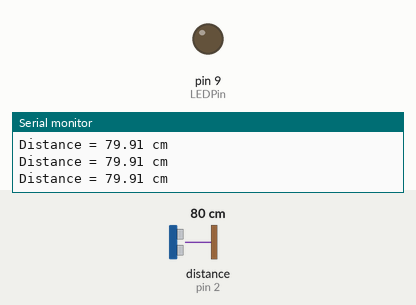
Recording of a sketch running on a simulated Arduino Uno, built with avr-gcc and run on an emulated ATmega328P. Parts: output pins drawn as LEDs (lit = HIGH), the last lines printed to the serial monitor. Wiring (inferred from the names in the program): ultrasonic range finder: trigger pin 3; echo pin 2. The inputs (shaded band) are chosen by the test bench; at power-on: distance to the obstacle (sensor on pin 2) 80 cm. The echo pulse lasts 58.3 µs per cm; pins used as bus, display or sensor lines are not drawn.

Above: at 1.2 s.
1.3 s: distance to the obstacle (sensor on pin 2) set to 2 cm
At 2.5 s:
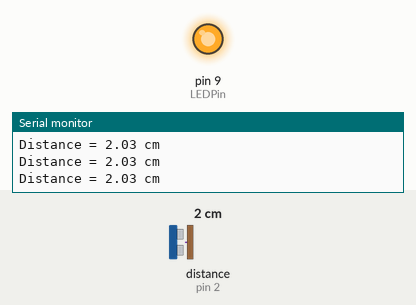
2.8 s: distance to the obstacle (sensor on pin 2) set to 299 cm
At 3.5 s:
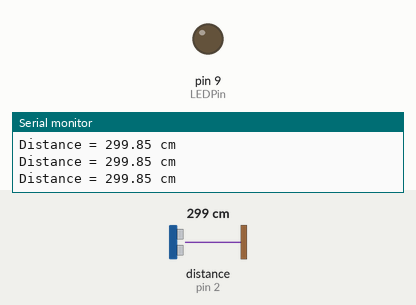
Timing chart, 0 to 5.8 s (numbered marks = the images above; inputs shaded):
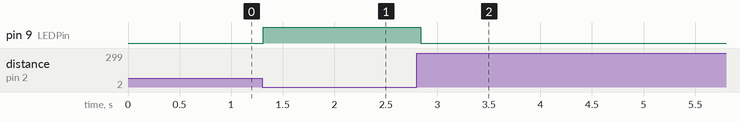

Measured:
- after the input at 1.3 s, pin 9 (LEDPin): LOW → HIGH at once
- after the input at 2.8 s, pin 9 (LEDPin): HIGH → LOW at once

The sketch:

Lesson_15_2_sample.ino
```cpp
#define echoPin 2
#define trigPin 3
#define LEDPin 9

void setup() {
  Serial.begin (9600);
  pinMode(trigPin, OUTPUT);
  pinMode(echoPin, INPUT);
  pinMode(LEDPin, OUTPUT);

}

void loop() {
  float duration, distance;
  digitalWrite(trigPin, LOW);
  delayMicroseconds(2);

  digitalWrite(trigPin, HIGH);
  delayMicroseconds(10);
  digitalWrite(trigPin, LOW);

  duration = pulseIn(echoPin, HIGH);
  distance = (duration / 2) * 0.0344;

  Serial.print("Distance = ");
  Serial.print(distance);
  Serial.println(" cm");

  if (distance < 10) {
    digitalWrite(LEDPin, HIGH);
  }
  else {
    digitalWrite(LEDPin, LOW);
  }
  delay(10);
}
```
